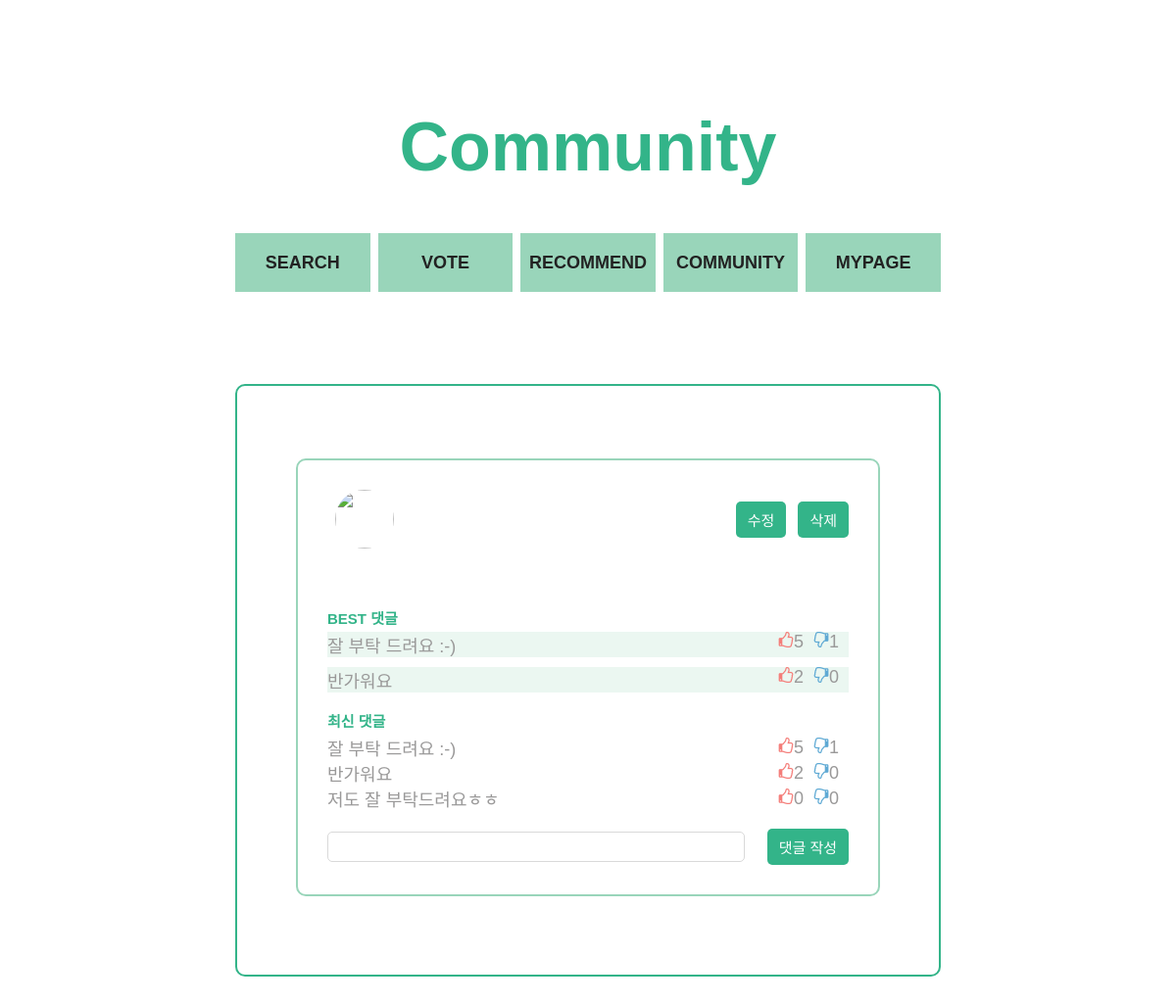
Screenshot of /pages/community/community_myPost.php?boardid=1 with the database file from the repository.
### tables this page shows
create table comment (
	commentid int not null auto_increment primary key,
	boardid int not null,
	userid varchar(20) not null,
	content varchar(500) not null,
	timestamps timestamp not null DEFAULT CURRENT_TIMESTAMP,
	like_no int default 0,
	hate int default 0,
	foreign key (userid) references users (userid),
	foreign key (boardid) references board (boardid)
);

### pages/community/community_myPost.php (the view, shortened to what this page needs)
<?php
$conn = mysqli_connect("localhost", "team15", "team15", "team15");
$res = array();
$best_comment = array();
$comment = array();
$boardid = $_GET['boardid'];
if (mysqli_connect_errno()) {
    echo "<script>alert('Connection fail');</script>";
    exit();
} else {
    $sql = "select exists (select * from comment where boardid = ? and like_no > 0)";
    if($stmt = mysqli_prepare($conn, $sql)) {
        mysqli_stmt_bind_param($stmt,"s", $boardid);
        if(mysqli_stmt_execute($stmt)) {
            mysqli_stmt_bind_result($stmt, $exist);
            while(mysqli_stmt_fetch($stmt)) {
                $exist = $exist;
            }
        } else {
            echo "<script>alert('fail execute the query');</script>";
            exit();
        }
    } else {
        echo "<script>alert('Fail prepare the statement');</script>";
        exit();
    }
    $sql = "select c.commentid, c.userid, c.content, c.like_no, c.hate from comment as c join (
                select commentid, (a.like_no - a.hate) as diff
                from comment as a
                where a.boardid = ?
            ) b on c.commentid = b.commentid
            where b.diff >= 1
            order by b.diff desc limit 2";
    if($exist == 1) {
        if($stmt = mysqli_prepare($conn, $sql)) {
            mysqli_stmt_bind_param($stmt, 's', $boardid);
            if(mysqli_stmt_execute($stmt)) {
                mysqli_stmt_bind_result($stmt, $id, $c_user, $c_content, $like, $hate);
                while(mysqli_stmt_fetch($stmt)) {
                    array_push($best_comment, [
                        "c_id" => $id,
                        "c_user" => $c_user,
                        "c_content" => $c_content,
                        "like" => $like,
                        "hate" => $hate
                    ]);
                }
            } else {
                echo "<script>alert('fail execute the query');</script>";
                exit();
            }
        } else {
            echo "<script>alert('Fail prepare the statement');</script>";
            exit();
        }
    }
    $sql = 'select c.userid, c.commentid, c.content, c.timestamps, c.like_no, c.hate
            from comment as c
            where boardid = ?
            order by commentid';
    if($stmt = mysqli_prepare($conn, $sql)) {
        mysqli_stmt_bind_param($stmt, 's', $boardid);
        if(mysqli_stmt_execute($stmt)) {
            mysqli_stmt_bind_result($stmt, $c_writer, $c_id, $c_content, $c_time, $c_like, $c_hate);
            while(mysqli_stmt_fetch($stmt)) {
                array_push($comment, [
                    "c_id" => $c_id,
                    "c_writer" => $c_writer,
                    "c_content" => $c_content,
                    "c_time" => $c_time,
                    "c_like" => $c_like,
                    "c_hate" => $c_hate
                ]);
            }
        } else {
            echo "<script>alert('fail execute the query');</script>";
            exit();
        }
    } else {
        echo "<script>alert('Fail prepare the statement');</script>";
        exit();
    }
}
?>
<!DOCTYPE html>
<html lang="en">
<head>
    <link rel="stylesheet" href="../../index.css">
    <link rel="stylesheet" href="./communityStyle.css">
</head>
<body>
    <div id="contents">
        <header class="title">
            <h1>Community</h1>
        </header>
        <section class="menu">
            <a href="../search/search.php"><h4 class="eachMenu">SEARCH</h4></a>
            <a href="../vote/index.html"><h4 class="eachMenu">VOTE</h4></a>
            <a href="../recommend/index.html"><h4 class="eachMenu">RECOMMEND</h4></a>
            <a href="../community/index.php"><h4 class="eachMenu">COMMUNITY</h4></a>
            <a href="../mypage/index.php"><h4 class="eachMenu">MYPAGE</h4></a>
        </section>
        <section class="board">
            <div class="post">
                <div class="eachPost">
                    <div class="myPostLayout">
                        <div class="eachProfile">
                            <img class="profileImg" src="<?=$res['profile']?>">
                        </div>
                        <div class="postButtons">
                            <div onclick="location.href='./community_edit.php?boardid=<?=$boardid?>'">
                                <button class="postEdit">수정</button>
                            </div>
                            <div onclick="location.href='../../php/community/deletePost.php?boardid=<?=$boardid?>'">
                                <button class="postDelete">삭제</button>
                            </div>
                        </div>
                    </div>
                        <div class="replIndex">BEST 댓글</div>
                        <?php
                        for ($i=0; $i < count($best_comment); $i++) {
                        ?>
                        <div class="bestRepl_each">
                            <div class="text"><?=$best_comment[$i]['c_content']?></div>
                            <div class="replCount_2">
                                <div onclick="location.href='../../php/community/updateLike.php?isMine=true&boardid=<?=$boardid?>&commentid=<?=$best_comment[$i]['c_id']?>'">
                                    <label for="hiddenBtn" class="thumb">
                                        <div class="thumbUp_2" type="submit"><img src="../../img/thumb_up.svg" width="16px" height="16px"></div>
                                        <div class="thumbNum"><?=$best_comment[$i]['like']?></div>
                                    </label>
                                </div>
                                <div onclick="location.href='../../php/community/updateHate.php?isMine=true&boardid=<?=$boardid?>&commentid=<?=$best_comment[$i]['c_id']?>'">
                                    <label for="hiddenBtn" class="thumb">
                                        <div class="thumbDown_2" type="submit"><img src="../../img/thumb_down.svg" width="16px" height="16px"></div>
                                        <div class="thumbNum"><?=$best_comment[$i]['hate']?></div>
                                    </label>
                                </div>
                            </div>
                        </div>
                        <?php
                        }
                        ?>
                        <div class="repl">
                            <div class="replIndex">최신 댓글</div>
                            <?php
                            for ($i=0; $i < count($comment); $i++) {
                            ?>
                            <div class="repl_each">
                                <div class="text"><?=$comment[$i]['c_content']?></div>
                                <div class="replCount_2">
                                    <div onclick="location.href='../../php/community/updateLike.php?isMine=true&boardid=<?=$boardid?>&commentid=<?=$comment[$i]['c_id']?>'">
                                        <label for="hiddenBtn" class="thumb">
                                        <div class="thumbUp_2" type="submit"><img src="../../img/thumb_up.svg" width="16px" height="16px"></div>
                                        <div class="thumbNum"><?=$comment[$i]['c_like']?></div>
                                        </label>
                                    </div>
                                    <div onclick="location.href='../../php/community/updateHate.php?isMine=true&boardid=<?=$boardid?>&commentid=<?=$best_comment[$i]['c_id']?>'">
                                        <label for="hiddenBtn" class="thumb">
                                        <div class="thumbDown_2" type="submit"><img src="../../img/thumb_down.svg" width="16px" height="16px"></div>
                                        <div class="thumbNum"><?=$comment[$i]['c_hate']?></div>
                                        </label>
                                    </div>
                                </div>
                            </div>
                        <?php
                        }
                        ?>
                        </div>
                        <form action="../../php/community/submitComment.php?boardid=<?=$boardid?>&isMine=true" method="post">
                        <div class="replPost">
                            <input class="replPostContents" name="comment">
                            <button class="replButton" type=submit>댓글 작성</button>
                        </div>
                        </form>
                    </div>
                </div>
            </section>
        </div>
    </body>
    </html>

### index.css (style rules this page uses)
:root { --color-white: #ffffff; --color-gray-600: #222222; --color-gray-500: #3E4756; --color-gray-450: #A2ACBD; --color-gray-400: #9A9999; --color-gray-350: #D9D9D9; --color-gray-300: #EEEEEE; --color-blue-600: #1B4965; --color-blue-500: #62B6CB; --color-blue-400: #5FA8D3; --color-blue-300: #98C0F6; --color-blue-200: #CAE9FF; --color-red-300: #F47D79; --color-red-200: #FCA5A5; --color-red-100: #FECACA; --color-green-300: #33B489; --color-green-200: #67C891; --color-green-100: #99D5BA; --color-grad-500: #BEE9E8; --color-grad-400: #ACF2E2; --color-grad-300: #A8F8CF; --color-grad-200: #B6FCB3; --color-grad-100: #F9F871; --font-large: 70px; --font-medium: 35px; --font-regular: 25px; --font-semi-regular : 20px; --font-small:18px; --font-semi-micro: 15px; --font-micro: 13px; --weight-bold: 700; --weight-regular: 400; --weight-light: 300; --border-radius-regular: 10px; --border-radius-small: 5px; --animation-duration: 300ms; --width-large:72rem; --width-medium:65rem; }
* { box-sizing: border-box; font-size: 62.5%; }
body { width: 100%; height: 100%; font-family: "source-han-sans-korean", sans-serif; cursor: default; text-align: center; background-color: var(--color-white); margin: 0; padding: 0; }
a { text-decoration: none; }
button { background-color: transparent; cursor: pointer; border: none; outline: none; padding: 0; }
h1, .title1 { font-size: var(--font-large); font-weight: var(--weight-bold); margin:0; }
h4, .title4 { font-size: var(--font-small); font-weight: var(--weight-bold); margin:0; }
#contents { margin: 0 auto; display: flex; flex-direction: column; width: 72rem; padding-bottom: 10rem; }
.title { margin-top:11rem; margin-bottom:2.4rem; }

### pages/community/communityStyle.css (style rules this page uses)
.title { color : var(--color-green-300); font-weight: var(--weight-bold); font-size: var(--font-large); text-align: center; margin-top: 11rem; }
.menu { display: grid; grid-template-columns: 1fr 1fr 1fr 1fr 1fr; column-gap: 0.8rem; width: 100%; height: 6rem; margin: 2.4rem auto; }
.eachMenu { display: flex; align-items: center; justify-content: center; background-color: var(--color-green-100); height: 100%; color: var(--color-gray-600); }
.board { margin-top: 7rem; border: 2px solid var(--color-green-300); border-radius: var(--border-radius-regular); width: 100%; height: max-content; padding: 5rem 6rem 0 6rem; }
.eachPost { margin: 2.4rem auto 8rem auto; border: 2px solid var(--color-green-100); border-radius: var(--border-radius-regular); width: 100%; height: max-content; padding: 3rem; background-color: var(--color-white) }
.eachProfile { display: grid; grid-template-columns: 6rem max-content; column-gap: 1.2rem; height: 6rem; margin-left: 0.8rem; }
.profileImg { width: 6rem; height: 6rem; border-radius: 100%; }
.replIndex { color: var(--color-green-300); font-size: var(--font-semi-micro); font-weight: var(--weight-bold); margin-bottom: 0.4rem; text-align: left; }
.text, .thumbNum { color: var(--color-gray-400); font-size: var(--font-small); text-align: left; }
.text { display: flex; flex-direction: row; }
.thumbNum { width: 2rem; }
.bestRepl_each { display: flex; flex-direction: row; justify-content: space-between; background-color: #ebf7f1; margin-bottom: 1rem; }
.repl { margin: 1.8rem auto; }
.repl_each { display: flex; flex-direction: row; align-items: center; justify-content: space-between; }
.thumb { display: flex; flex-direction: row; }
.replCount_2 { display: grid; grid-template-columns: 1fr 1fr; margin-top: 0; }
.replButton { width: max-content; padding: 0.8rem 1.2rem; background-color: var(--color-green-300); border-radius: var(--border-radius-small); color: var(--color-white); font-size: var(--font-semi-micro); }
.replPost { display: flex; flex-direction: row; align-items: center; justify-content: space-between; }
.replPostContents { width: 80%; font-size: var(--font-semi-micro); padding: 0.6rem 1rem; border-radius: var(--border-radius-small); border: 1px solid var(--color-gray-350); }
.myPostLayout { display: flex; flex-direction: row; align-items: center; justify-content: space-between; }
.postButtons { display: grid; grid-template-columns: auto auto; column-gap: 1.2rem; }
.postEdit, .postDelete { width: max-content; padding: 0.8rem 1.2rem; background-color: var(--color-green-300); border-radius: var(--border-radius-small); color: var(--color-white); font-size: var(--font-semi-micro); }

### rows the page displays
comment: content "잘 부탁 드려요 :-)", like_no "5", hate "1"
comment: content "반가워요", like_no "2", hate "0"
comment: content "저도 잘 부탁드려요ㅎㅎ", like_no "0", hate "0"

### other values shown
$best_comment[$i]['c_content'] "잘 부탁 드려요 :-)"
$best_comment[$i]['like'] "5"
$best_comment[$i]['hate'] "1"
$best_comment[$i]['c_content'] "반가워요"
$best_comment[$i]['like'] "2"
$best_comment[$i]['hate'] "0"
